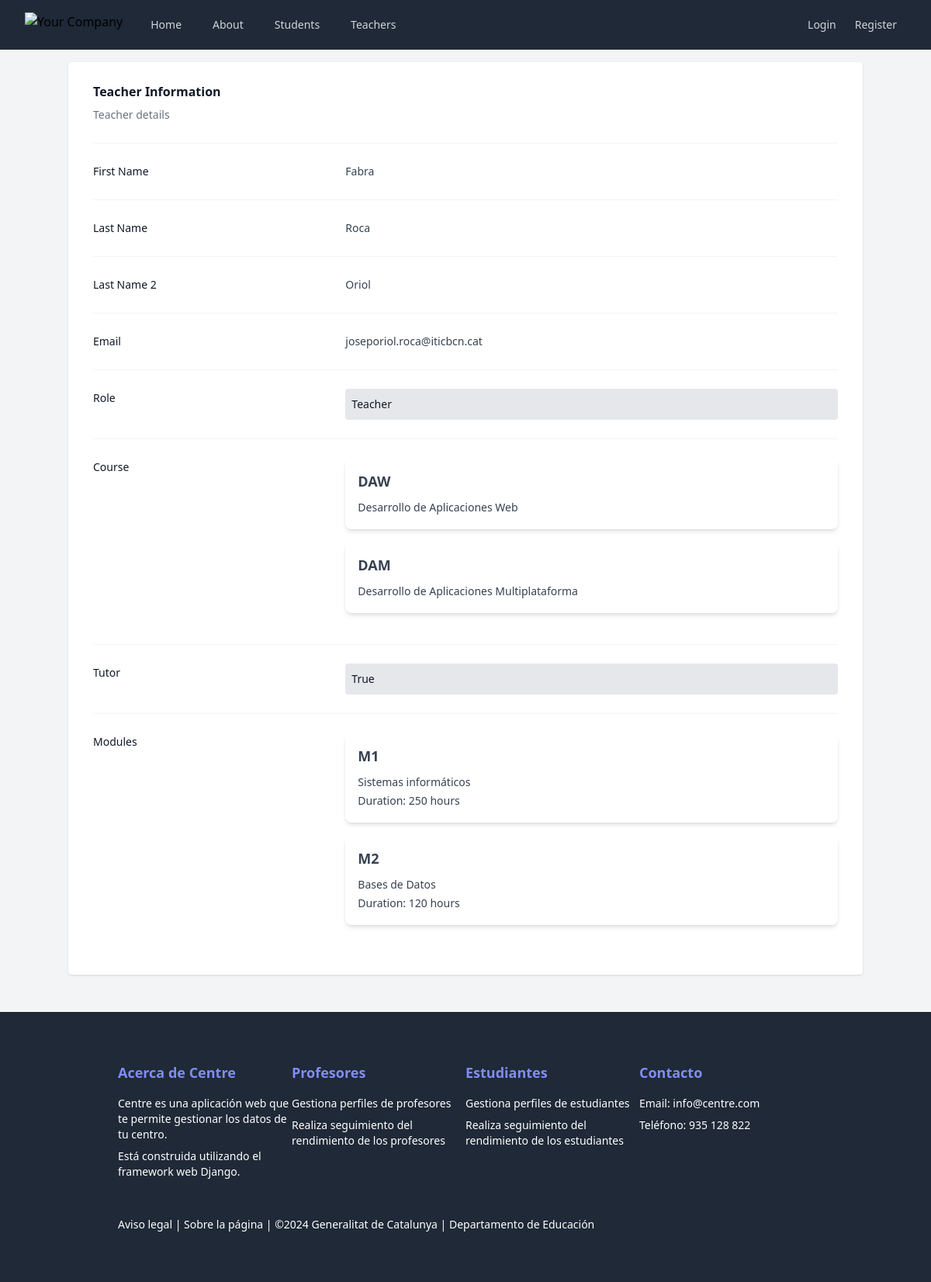
The page /teachers/1/ on the database its author committed.
### Centre/models.py (models this page shows, shortened)
class Person(models.Model):
    first_name = models.CharField(max_length=100)
    first_lastname = models.CharField(max_length=100)
    second_lastname = models.CharField(max_length=100)
    email = models.EmailField()
    role = models.CharField(max_length=2, choices=ROLE_CHOICES, blank=True)
    class Meta:
        abstract = True

class Teacher(Person):
    courses = models.ManyToManyField(Course)
    tutor = models.BooleanField(default=False)
    modules = models.ManyToManyField(Module)

class Course(models.Model):
    name = models.CharField(max_length=100)
    description = models.TextField()

class Module(models.Model):
    name = models.CharField(max_length=100)
    description = models.TextField()
    duration = models.IntegerField()
    course = models.ForeignKey(Course, on_delete=models.CASCADE)

### Centre/views.py (the view)
# urls.py: path("teachers/<int:teacher_id>/", TeacherDetailView.as_view(), name="teacher_detail"),
class TeacherDetailView(View):
    def get(self, request, teacher_id):
        try:
            teacher = Teacher.objects.get(id=teacher_id)
        except Teacher.DoesNotExist:
            return render(request, "Centre/errors/object_not_found.html",
                          {"object_id": teacher_id, "object_type": "Teacher", "object_list_url": "teachers"})
        return render(request, "Centre/teachers/teacher_detail.html", {"teacher": teacher})

### Centre/templates/Centre/teachers/teacher_detail.html (shortened to what this page needs)
{% extends "base.html" %}
{% block content %}
    <div>
        <div class="px-4 sm:px-0">
            <h3 class="text-base font-semibold leading-7 text-gray-900">Teacher Information </h3>
            <p class="mt-1 max-w-2xl text-sm leading-6 text-gray-500">Teacher details</p>
        </div>
        <div class="mt-6 border-t border-gray-100">
            <dl class="divide-y divide-gray-100">
                <div class="px-4 py-6 sm:grid sm:grid-cols-3 sm:gap-4 sm:px-0">
                    <dt class="text-sm font-medium leading-6 text-gray-900">First Name</dt>
                    <dd class="mt-1 text-sm leading-6 text-gray-700 sm:col-span-2 sm:mt-0">{{ teacher.first_name }}</dd>
                </div>
                <div class="px-4 py-6 sm:grid sm:grid-cols-3 sm:gap-4 sm:px-0">
                    <dt class="text-sm font-medium leading-6 text-gray-900">Last Name</dt>
                    <dd class="mt-1 text-sm leading-6 text-gray-700 sm:col-span-2 sm:mt-0">{{ teacher.first_lastname }}</dd>
                </div>
                <div class="px-4 py-6 sm:grid sm:grid-cols-3 sm:gap-4 sm:px-0">
                    <dt class="text-sm font-medium leading-6 text-gray-900">Last Name 2</dt>
                    <dd class="mt-1 text-sm leading-6 text-gray-700 sm:col-span-2 sm:mt-0">{{ teacher.second_lastname }}</dd>
                </div>
                <div class="px-4 py-6 sm:grid sm:grid-cols-3 sm:gap-4 sm:px-0">
                    <dt class="text-sm font-medium leading-6 text-gray-900">Email</dt>
                    <dd class="mt-1 text-sm leading-6 text-gray-700 sm:col-span-2 sm:mt-0">{{ teacher.email }}</dd>
                </div>
                <div class="px-4 py-6 sm:grid sm:grid-cols-3 sm:gap-4 sm:px-0">
                    <dt class="text-sm font-medium leading-6 text-gray-900">Role</dt>
                    <dd class="mt-1 text-sm leading-6 text-gray-900 bg-gray-200 p-2 rounded sm:col-span-2 sm:mt-0">{{ teacher.get_role_display }}</dd>
                </div>
                <div class="px-4 py-6 sm:grid sm:grid-cols-3 sm:gap-4 sm:px-0">
                    <dt class="text-sm font-medium leading-6 text-gray-900">Course</dt>
                    <dd class="mt-1 text-sm leading-6 text-gray-700 sm:col-span-2 sm:mt-0">
                        {% for course in teacher.courses.all %}
                            <div class="p-4 bg-white rounded-lg shadow-md mb-4">
                                <h4 class="font-bold text-lg mb-2">{{ course.name }}</h4>
                                <p class="text-gray-700">{{ course.description }}</p>
                            </div>
                        {% empty %}
                            <span class="text-gray-500">No courses</span>
                        {% endfor %}
                    </dd>
                </div>
                <div class="px-4 py-6 sm:grid sm:grid-cols-3 sm:gap-4 sm:px-0">
                    <dt class="text-sm font-medium leading-6 text-gray-900">Tutor</dt>
                    <dd class="mt-1 text-sm leading-6 text-gray-900 bg-gray-200 p-2 rounded sm:col-span-2 sm:mt-0">{{ teacher.tutor }}</dd>
                </div>
                <div class="px-4 py-6 sm:grid sm:grid-cols-3 sm:gap-4 sm:px-0">
                    <dt class="text-sm font-medium leading-6 text-gray-900">Modules</dt>
                    <dd class="mt-1 text-sm leading-6 text-gray-700 sm:col-span-2 sm:mt-0">
                        {% for module in teacher.modules.all %}
                            <div class="p-4 bg-white rounded-lg shadow-md mb-4">
                                <h4 class="font-bold text-lg mb-2">{{ module.name }}</h4>
                                <p class="text-gray-700">{{ module.description }}</p>
                                <p class="text-gray-700">Duration: {{ module.duration }} hours</p>
                            </div>
                        {% empty %}
                            <span class="text-gray-500">No modules</span>
                        {% endfor %}
                    </dd>
                </div>
            </dl>
        </div>
    </div>
{% endblock %}

### rows shown on the page
Teacher: first_name "Fabra", first_lastname "Roca", second_lastname "Oriol", email "joseporiol.roca@iticbcn.cat", role "Teacher", tutor "True"
Course: name "DAW", description "Desarrollo de Aplicaciones Web"
Course: name "DAM", description "Desarrollo de Aplicaciones Multiplataforma"
Module: name "M1", description "Sistemas informáticos", duration "250"
Module: name "M2", description "Bases de Datos", duration "120"
